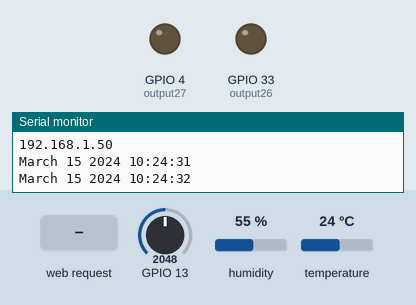
Simulated run of this sketch. Board: ESP32. Shown: output pins drawn as LEDs (lit = HIGH), the last lines printed to the serial monitor. The inputs (shaded band) are chosen by the test bench; at power-on: GPIO 13 = 2048, humidity 55 %, temperature 24 °C. WiFi joins after 1.5 s; servers stay silent unless stated; the local clock reads 2024-03-15 10:24:30 at power-on unless the sketch sets it.

Above: at 2.7 s.
2.8 s: HTTP request GET /26/on received
At 3.8 s:
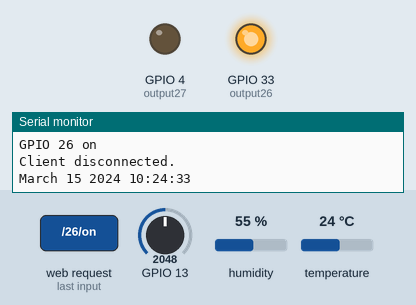
5.0 s: HTTP request GET /26/off received
At 6.4 s:
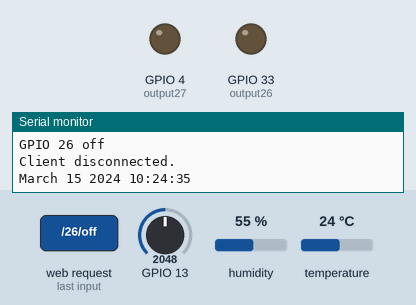
Timing chart, 0 to 8.0 s (numbered marks = the images above; inputs shaded):
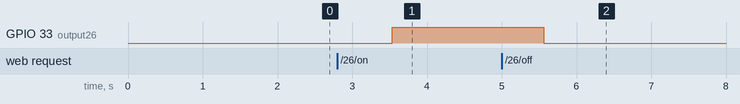

Measured:
- after the input at 2.8 s, GPIO 33 (output26): LOW → HIGH after 0.73 s
- after the input at 5.0 s, GPIO 33 (output26): HIGH → LOW after 0.56 s

The sketch:

send_and_read_data_sheet.ino
```cpp
// Load Wi-Fi library
#include <WiFi.h>
#include "soc/soc.h"
#include "soc/rtc_cntl_reg.h"
#include "DHT.h"
#include <HTTPClient.h>
#include "time.h"
#include <Arduino_JSON.h>

#define DHTTYPE DHT11   // DHT 11
#define DHTPIN 12     // Digital pin connected to the DHT sensor

DHT dht(DHTPIN, DHTTYPE); // setup the sensor

// Replace with your network credentials
const char* ssid = "NETGEAR95";
const char* password = "aquaticpiano858";

// Set web server port number to 80
WiFiServer server(80);

// Variable to store the HTTP request
String header;

// Auxiliar variables to store the current output state
String output26State = "off";
String output27State = "off";

// Assign output variables to GPIO pins
const int output26 = 33;
const int output27 = 4;

// Current time
unsigned long currentTime = millis();
// Previous time
unsigned long previousTime = 0;
// Define timeout time in milliseconds (example: 2000ms = 2s)
const long timeoutTime = 2000;


//Set NTP Request Parameters
const char* ntpServer = "pool.ntp.org";
const long  gmtOffset_sec = 3600;
const int   daylightOffset_sec = 3600;

String GOOGLE_SCRIPT_ID = "AKfycbwz7PGT_d0WqjZNljvVgTL-JOlp5CIQEWr-2hi93QzqW-zDg0fm_YS07wq9Yspp5LDX";    // change Gscript ID

String printLocalTime()
{
  struct tm timeinfo;
  if(!getLocalTime(&timeinfo)){
    Serial.println("Failed to obtain time");
    return "None";
  }
  //Serial.println(&timeinfo, "%A, %B %d %Y %H:%M:%S");
  char timeWeekDay[200];
  strftime(timeWeekDay,200, "%B %d %Y %H:%M:%S", &timeinfo);
  return timeWeekDay;
}


void setup() {
  WRITE_PERI_REG(RTC_CNTL_BROWN_OUT_REG, 0);

  Serial.begin(115200);
  // Initialize the output variables as outputs
  pinMode(output26, OUTPUT);
  pinMode(output27, OUTPUT);
  // Set outputs to LOW
  digitalWrite(output26, LOW);
  digitalWrite(output27, LOW);

  // Connect to Wi-Fi network with SSID and password
  Serial.print("Connecting to ");
  Serial.println(ssid);
  WiFi.begin(ssid, password);
  while (WiFi.status() != WL_CONNECTED) {
    delay(500);
    Serial.print(".");
  }
  // Print local IP address and start web server
  Serial.println("");
  Serial.println("WiFi connected.");
  Serial.println("IP address: ");
  Serial.println(WiFi.localIP());
  server.begin();

  dht.begin();
  configTime(gmtOffset_sec, daylightOffset_sec, ntpServer);

}

void loop(){
  float temp = dht.readTemperature();
  float humidity = dht.readHumidity();
  float light = analogRead(13);


  String timestamp = printLocalTime();
  Serial.println(timestamp);
  delay(1000);
  WiFiClient client = server.available();   // Listen for incoming clients

  if (client) {                             // If a new client connects,
    currentTime = millis();
    previousTime = currentTime;
    Serial.println("New Client.");          // print a message out in the serial port
    String currentLine = "";                // make a String to hold incoming data from the client
    while (client.connected() && currentTime - previousTime <= timeoutTime) {  // loop while the client's connected
      currentTime = millis();
      if (client.available()) {             // if there's bytes to read from the client,
        char c = client.read();             // read a byte, then
        Serial.write(c);                    // print it out the serial monitor
        header += c;
        if (c == '\n') {                    // if the byte is a newline character
          // if the current line is blank, you got two newline characters in a row.
          // that's the end of the client HTTP request, so send a response:
          if (currentLine.length() == 0) {
            // HTTP headers always start with a response code (e.g. HTTP/1.1 200 OK)
            // and a content-type so the client knows what's coming, then a blank line:
            client.println("HTTP/1.1 200 OK");
            client.println("Content-type:text/html");
            client.println("Connection: close");
            client.println();

            // turns the GPIOs on and off
            if (header.indexOf("GET /26/on") >= 0) {
              Serial.println("GPIO 26 on");
              output26State = "on";
              digitalWrite(output26, HIGH);
            } else if (header.indexOf("GET /26/off") >= 0) {
              Serial.println("GPIO 26 off");
              output26State = "off";
              digitalWrite(output26, LOW);
            } else if (header.indexOf("GET /read") >= 0) {
              String serverName = "https://script.google.com/macros/s/"+GOOGLE_SCRIPT_ID+"/exec?read=1";

              HTTPClient http;
              http.setFollowRedirects(HTTPC_STRICT_FOLLOW_REDIRECTS);
              http.begin(serverName);
              int httpCode = http.GET();
              Serial.print("HTTP Status Code: ");
              Serial.println(httpCode);
              //---------------------------------------------------------------------
              //getting response from google sheet
              String payload = {};
              if (httpCode > 0) {
                  payload = http.getString();
                  Serial.println("Payload: "+payload);
              }
              //---------------------------------------------------------------------
              http.end();

              //TREAT THE PAYLOAD

              JSONVar myObject = JSON.parse(payload);
              // JSON.typeof(jsonVar) can be used to get the type of the var
              if (JSON.typeof(myObject) == "undefined") {
                Serial.println("Parsing input failed!");
                return;
              }

              Serial.print("JSON object = ");
              Serial.println(myObject);

              // myObject.keys() can be used to get an array of all the keys in the object
              JSONVar keys = myObject.keys();
              double sensorReadingsArr = 0;
              for (int i = 0; i < keys.length(); i++) {
                JSONVar value = myObject[keys[i]];
                Serial.print(keys[i]);
                Serial.print(" = ");
                Serial.println(value);
                sensorReadingsArr = double(value);
              }
              digitalWrite(output27, bool(sensorReadingsArr));


            } else if (header.indexOf("GET /SendData") >= 0) {
              Serial.println("Sending Data to sheet : ");
              Serial.print(temp);
              Serial.print(" , ");
              Serial.print(humidity);
              Serial.print(" , ");
              Serial.print(light);
              String serverName = "https://script.google.com/macros/s/"+GOOGLE_SCRIPT_ID+"/exec";//+"/exec?";

              HTTPClient http;
              http.begin(serverName);
              http.addHeader("Content-Type", "application/x-www-form-urlencoded");
              String dataPost = "timestamp="+timestamp+"&temperature=" + String(temp) + "&humidity=" + String(humidity)+ "&light=" + String(light);
              int httpCode = http.POST(dataPost);
              Serial.print("HTTP Status Code: ");
              Serial.println(httpCode);
              //---------------------------------------------------------------------
              //getting response from google sheet
              String payload;
              if (httpCode > 0) {
                  payload = http.getString();
                  Serial.println("Payload: "+payload);
              }
              //---------------------------------------------------------------------
              http.end();

            }

            // Display the HTML web page
            client.println("<!DOCTYPE html><html>");
            client.println("<head><meta name=\"viewport\" content=\"width=device-width, initial-scale=1\">");
            client.println("<link rel=\"icon\" href=\"data:,\">");
            // CSS to style the on/off buttons
            // Feel free to change the background-color and font-size attributes to fit your preferences
            client.println("<style>html { font-family: Helvetica; display: inline-block; margin: 0px auto; text-align: center;}");
            client.println(".button { background-color: #4CAF50; border: none; color: white; padding: 16px 40px;");
            client.println("text-decoration: none; font-size: 30px; margin: 2px; cursor: pointer;}");
            client.println(".button2 {background-color: #555555;}</style></head>");

            // Web Page Heading
            client.println("<body><h1>ESP32 Web Server</h1>");

            // Display current state, and ON/OFF buttons for GPIO 26
            client.println("<p>GPIO 26 - State " + output26State + "</p>");
            // If the output26State is off, it displays the ON button
            if (output26State=="off") {
              client.println("<p><a href=\"/26/on\"><button class=\"button\">ON</button></a></p>");
            } else {
              client.println("<p><a href=\"/26/off\"><button class=\"button button2\">OFF</button></a></p>");
            }

            // Display current state, and ON/OFF buttons for GPIO 27
            client.println("<p>GPIO 27 - State " + output27State + "</p>");
            // If the output27State is off, it displays the ON button

            client.println("<p><a href=\"/read\"><button class=\"button button2\">READ LED</button></a></p>");

            client.println("<p><a href=\"/SendData\"><button class=\"button button2\">Write Data </button></a></p>");

            client.println("</body></html>");

            // The HTTP response ends with another blank line
            client.println();
            // Break out of the while loop
            break;
          } else { // if you got a newline, then clear currentLine
            currentLine = "";
          }
        } else if (c != '\r') {  // if you got anything else but a carriage return character,
          currentLine += c;      // add it to the end of the currentLine
        }
      }
    }
    // Clear the header variable
    header = "";
    // Close the connection
    client.stop();
    Serial.println("Client disconnected.");
    Serial.println("");
  }
}
```
